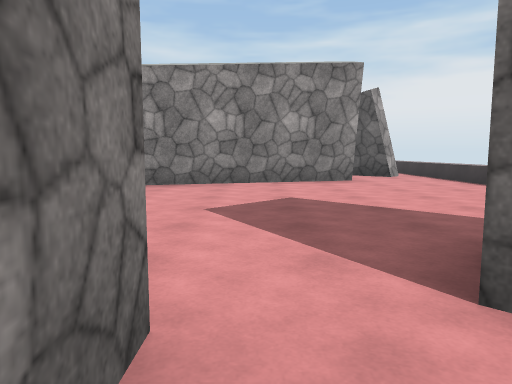
[1] (above)

15 first-person views from a walk through a scene from a Unity 3-D project. The camera is 1.2 m above the floor, tilts 6° down and sees 70° across. The floor is counted in squares, 2 m on a side. Each view is taken from the middle of a square. On the plan, view 1 faces up. The plan holds only what a view shows up to about 10 squares ahead; the rest is blank. The place goes on beyond the plan. Surface patterns are stand-ins for the level's own textures.

[2]
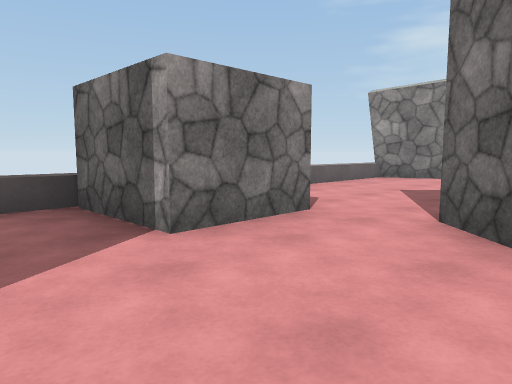

[3]
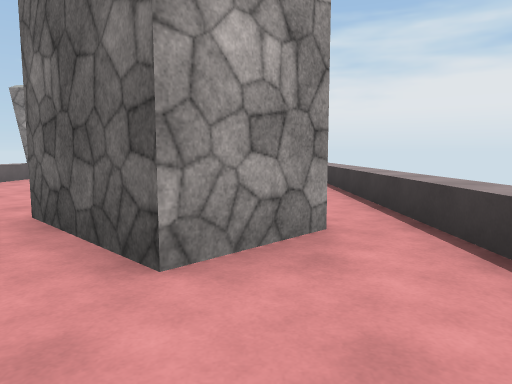

[4]
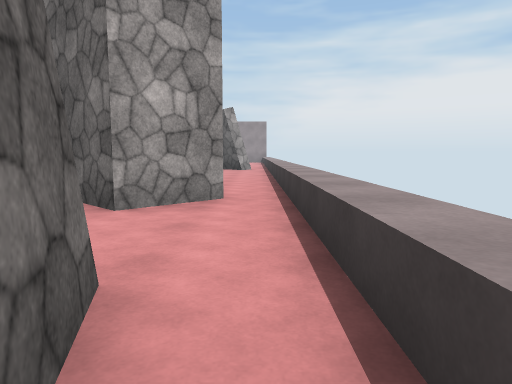

[5]
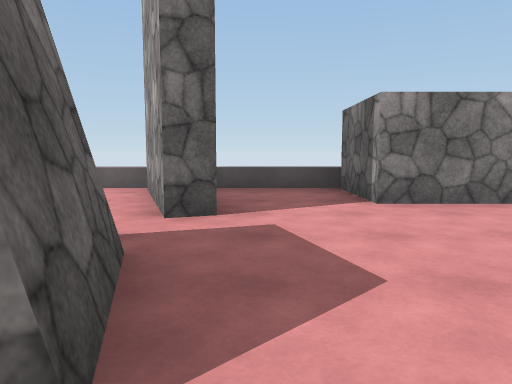

[6]
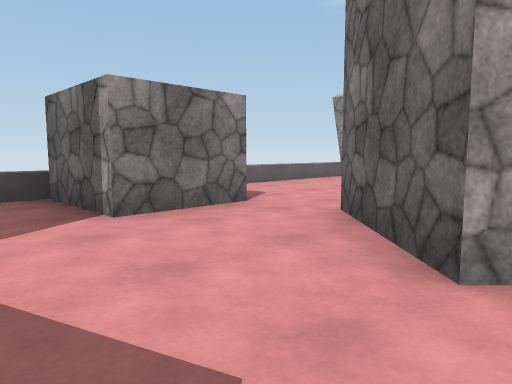

[7]
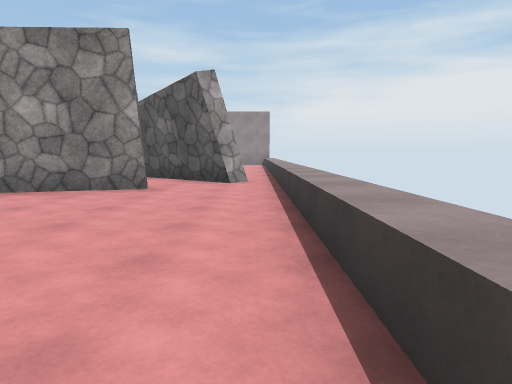

[8]
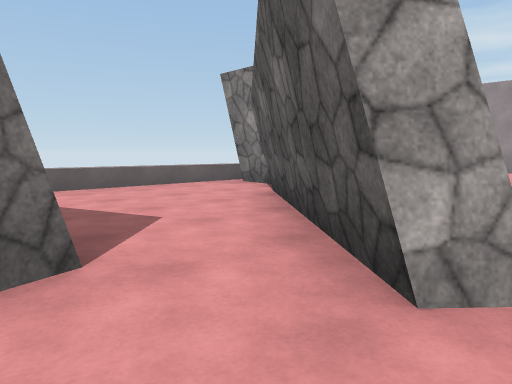

[9]
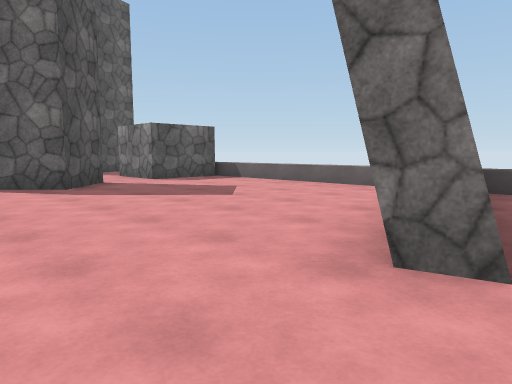

[10]
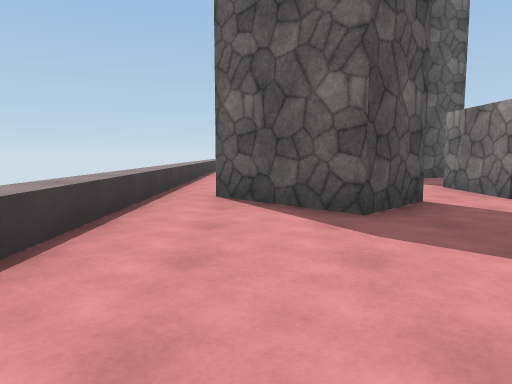

[11]
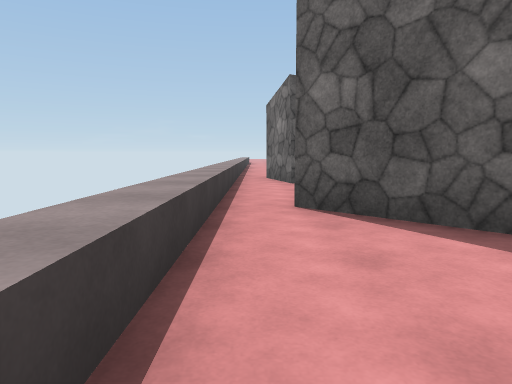

[12]
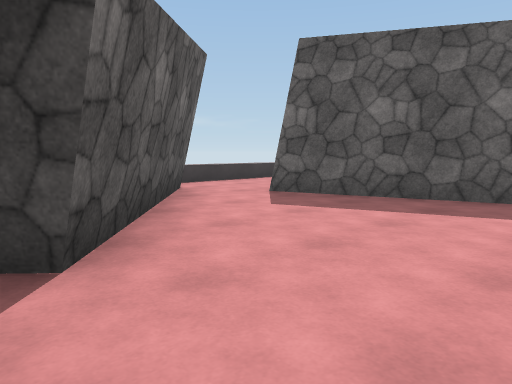

[13]
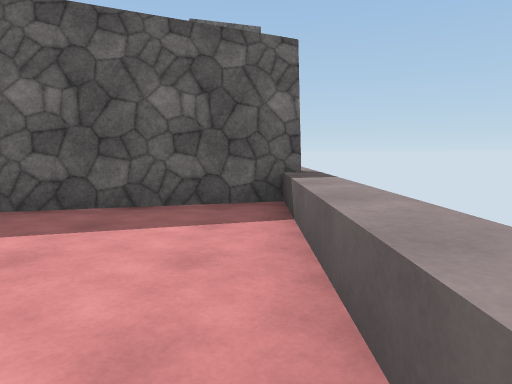

[14]
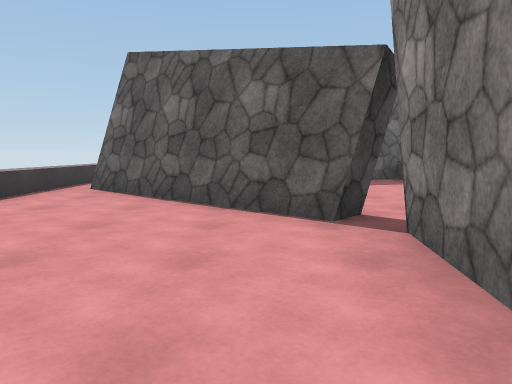

[15]
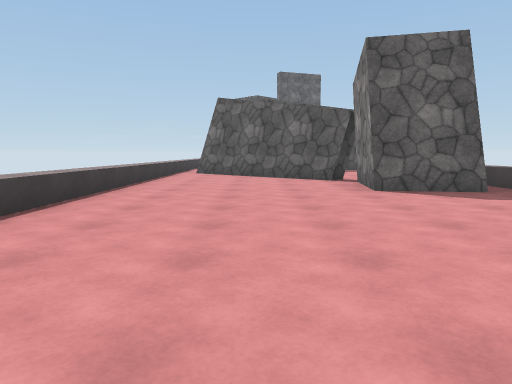

### Floor plan
Key: @ floor where view 1 was taken; # wall or solid block; x gap in a wall; . floor; ^ raised ledge.
Columns run from 3 left of view 1 to 5 right of it. Each row starts with its distance up from view 1.
 21      .
 20     ...
 19    .....
 18    .....
 17   ......^
 16  .......^
 15 ^.##....^
 14 ^.##....^
 13 ^.#.....^
 12 ^..###..^
 11 ^....##.^
 10 ^.....#.^
  9 ^.......^
  8 ^.####..^
  7 ^##.....^
  6 ^.......^
  5 ^.......^
  4 ^.......^
  3 ^.......^
  2 ^...##..^
  1  ##..##.^
  0 ^##@.#..^
 -1 ^.......^
 -2 ^.......^
 -3  x##.##.^
 -4 ^...  #.^

Positions as (right, up) in squares from view 1, and headings:
1: (0, 0), facing up
2: (2, -2), facing up-left
3: (3, -2), facing up
4: (4, -4), facing up
5: (4, -2), facing left
6: (3, -2), facing up-left
7: (4, 2), facing up
8: (4, 8), facing up-left
9: (4, 9), facing down-left
10: (3, 6), facing down
11: (4, 5), facing down
12: (-2, 13), facing down-right
13: (-2, 12), facing down
14: (1, 16), facing down
15: (2, 21), facing down
